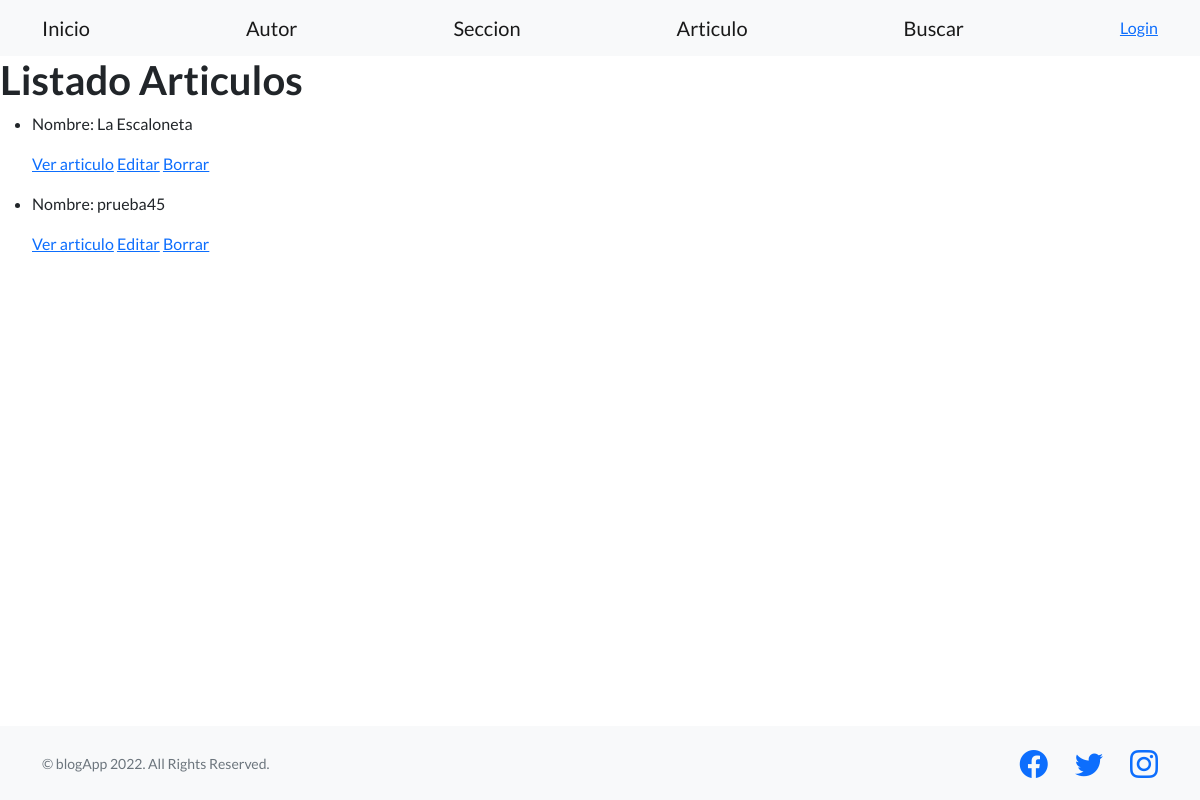
Page /blogApp/articulo_list on the earlier database version.
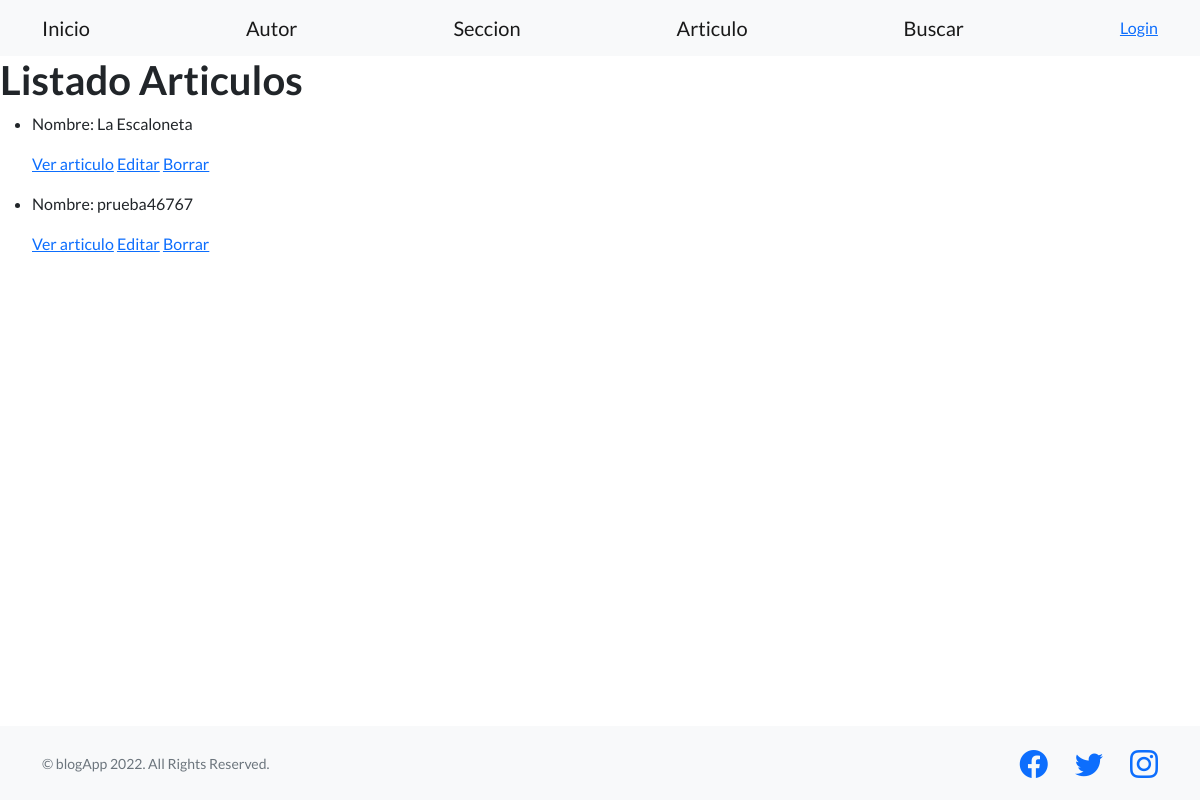
Same page on the later database version.
### blogApp/models.py (models this page shows, shortened)
class Articulo(models.Model):
    class Meta:
        verbose_name_plural = "Articulos"
    titulo = models.CharField(max_length=40)
    texto = models.CharField(max_length=1000)
    fecha = models.DateField(null=True)

### blogApp/views.py (the view)
# urls.py: path("articulo_list", ArticuloList.as_view(), name="ArticuloList"),
class ArticuloList(ListView, LoginRequiredMixin):
    model = Articulo
    template_name = "blogApp/articulo_list.html"

### blogApp/templates/blogApp/articulo_list.html
{% extends "blogApp/padre.html" %}
{% load static %}
{% block contenidoQueCambia %}
<h1>Listado Articulos</h1>
<ul>
    {% for articulo in object_list %}
    <li>
        <p>Nombre: {{ articulo.titulo }}</p>
        <p>
            <a href="{% url 'ArticuloDetalle' articulo.id %}">Ver articulo</a>
            <a href="{% url 'ArticuloUpdate' articulo.id %}">Editar</a>
            <a href="{% url 'ArticuloDelete' articulo.id %}">Borrar</a>
        </p>
    </li>
    {% endfor %}
</ul>
{% endblock %}

Differences in the rows shown:
changed Articulo: titulo "prueba45" → "prueba46767"
